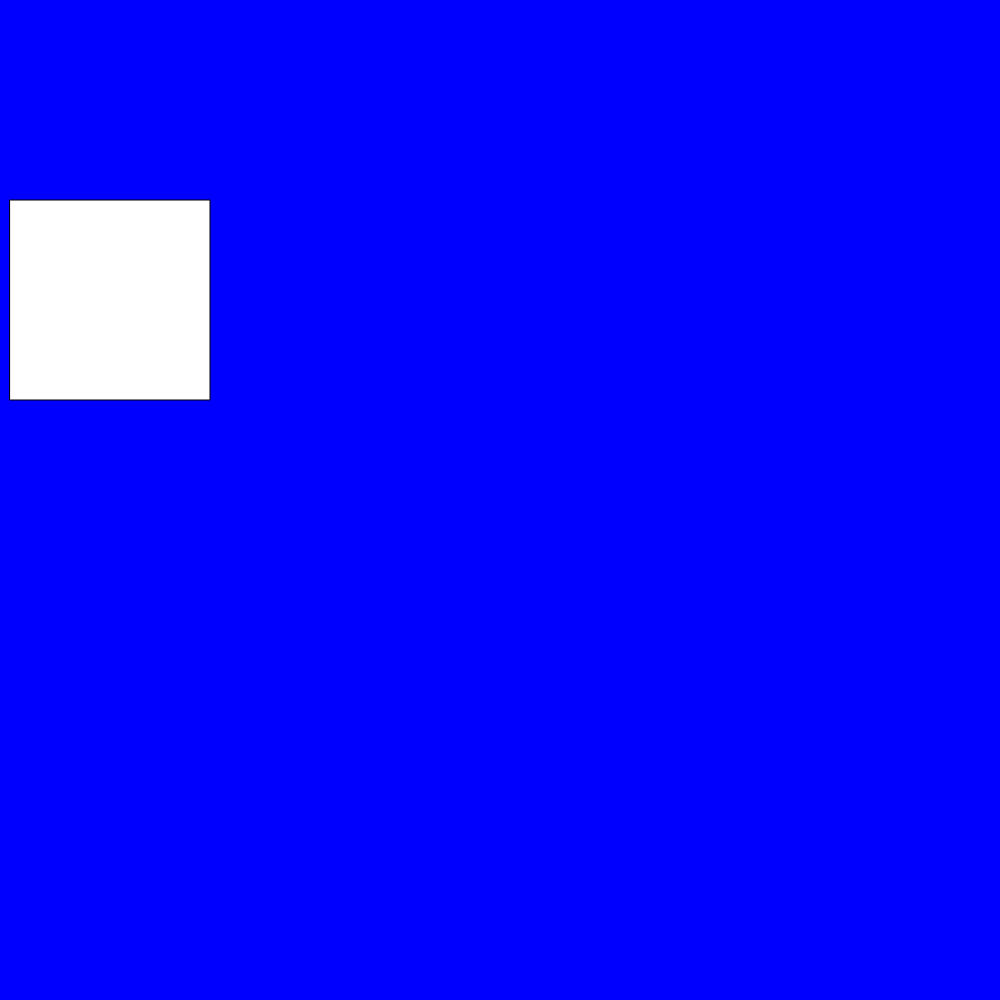
Frame 1 (no input)
Frame 60 (no input): identical to frame 1, image omitted
Frame 120 (the mouse pressed at the canvas centre since frame 60): identical to frame 1, image omitted

The p5.js sketch that drew this single still picture (run headless with seeded random() and noise() and a simulated clock; from frame 60 on, the mouse is pressed at the canvas centre):

// p5.js sketch
// ── sketch.js
function setup() {
  createCanvas(1000, 1000);
}

function draw() {
  background("blue");
  rect(10,200,200,200);
}
